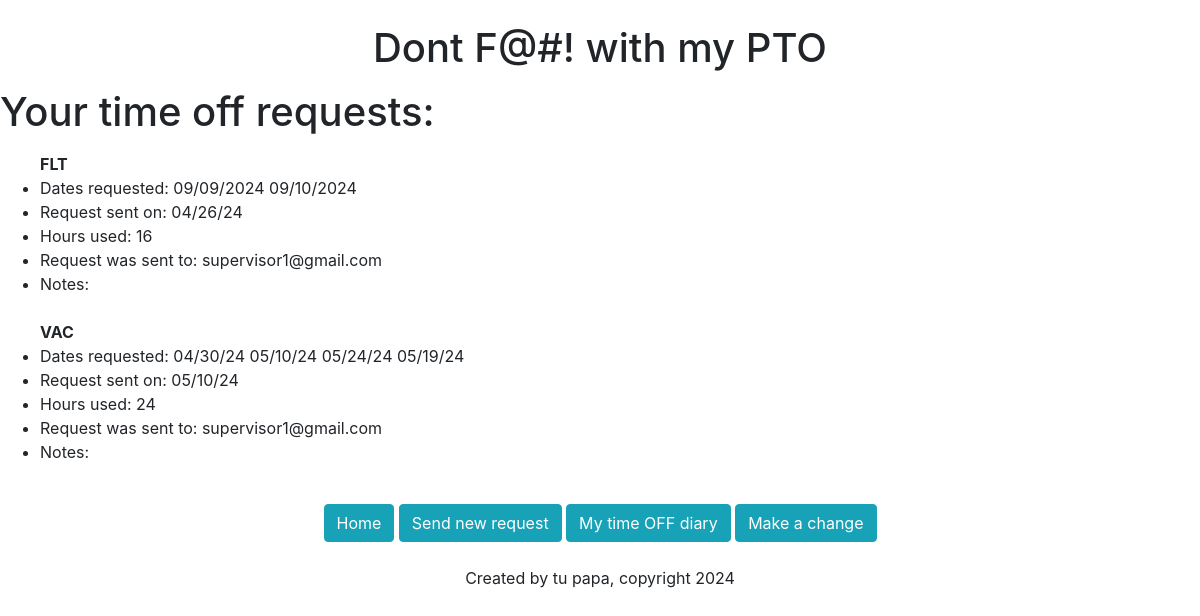
/req, run on an earlier commit of the app's database.
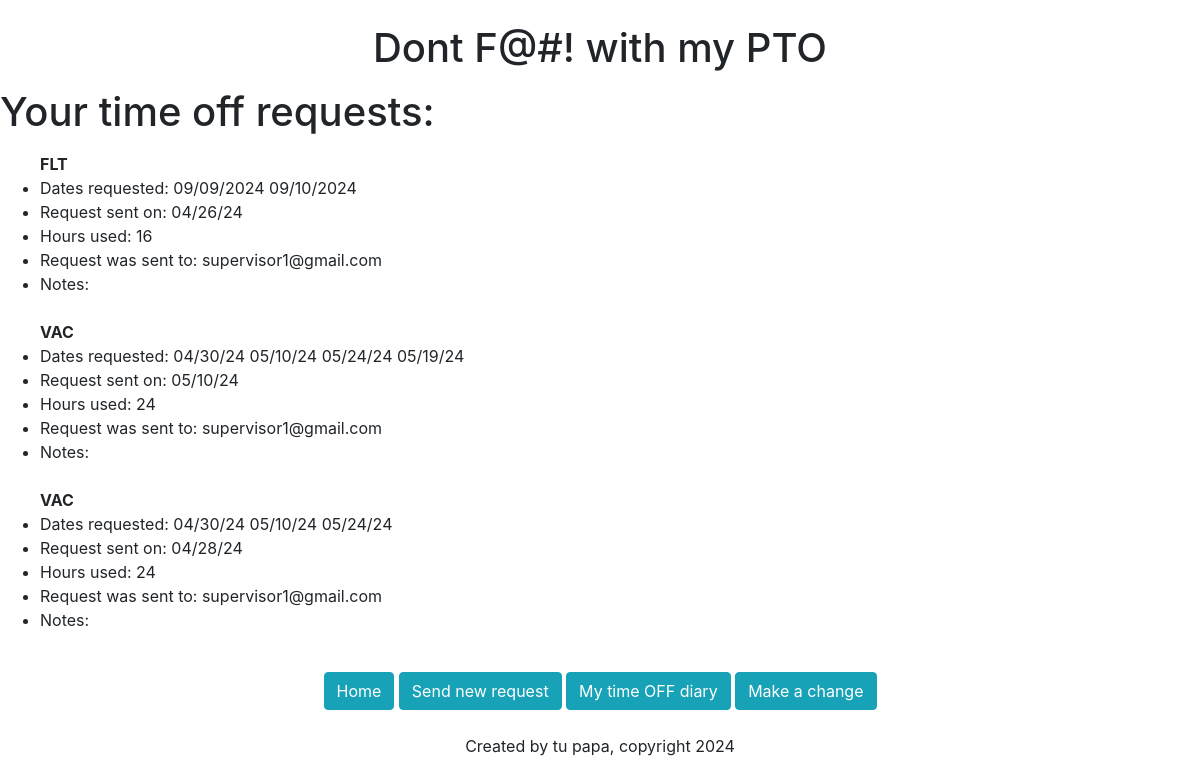
And on a later commit of the database.
### track/models.py (models this page shows)
class pto_request(models.Model):
    pto = models.ForeignKey(pto_type, blank = True, null = True, on_delete = models.CASCADE)
    pto_type = models.CharField('What are you using: ', max_length = 3)
    was_sent = models.CharField('This request was sent on: ', max_length = 8, null = True)
    date_requested = models.CharField('For what dates (MM/DD/YY): ', max_length = 120)
    hours_used = models.CharField('Total hours requested: ', max_length = 2)
    send_to = models.CharField('supervisorsemail@email1.com, supervisorsemail@email2.com', max_length = 30, null = True)
    notes = models.CharField('Notes', max_length = 120, blank = True)
    def __str__(self):
        return self.pto_type

### track/views.py (the view)
# urls.py: path('req', views.req, name = 'req'),
def req(request):
    request_list = pto_request.objects.all()
    return render(request, "track/request_list.html", {'request_list' : request_list})

### track/templates/track/request_list.html
{% extends 'track/base.html' %}
{% block content %}
    <p>
        <h1>Your time off requests:</h1>
    </p>
    <ul>
    {% for request in request_list %}
        <strong>{{ request }}</strong>
        <li>Dates requested: {{ request.date_requested }}</li>
        <li>Request sent on: {{ request.was_sent }}</li>
        <li>Hours used: {{ request.hours_used }}</li>
        <li>Request was sent to: {{ request.send_to }}</li>
        <li>Notes: {{ request.notes }}</li>
        <br/>
    {% endfor %}
    </ul>
{% endblock %}

### track/templates/track/base.html (shortened to what this page needs)
<!doctype html>
<html lang="en">
  <head>
    <link rel="stylesheet" href="https://cdn.jsdelivr.net/npm/bootstrap@4.4.1/dist/css/bootstrap.min.css"
>
  </head>
  <body>
    <h1><center>Dont F@#! with my PTO</center></h1>
    {% block content %}
    {% endblock  %}
    <center>
            <a href="{% url 'home' %}" class="btn btn-info">Home</a>
            <a href="{% url 'new_req' %}" class="btn btn-info">Send new request</a>
            <a href="{% url 'req' %}" class="btn btn-info">My time OFF diary</a>
            <a href="{% url 'list_request' %}" class="btn btn-info">Make a change</a>
        <br><h10>Created by tu papa, copyright 2024</h10></br>
    </center>
    </body>
  </body>
</html>

What changed in the data, as far as the page shows it:
added pto_request: pto_type "VAC", date_requested "04/30/24 05/10/24 05/24/24", was_sent "04/28/24", hours_used "24", send_to "supervisor1@gmail.com"
